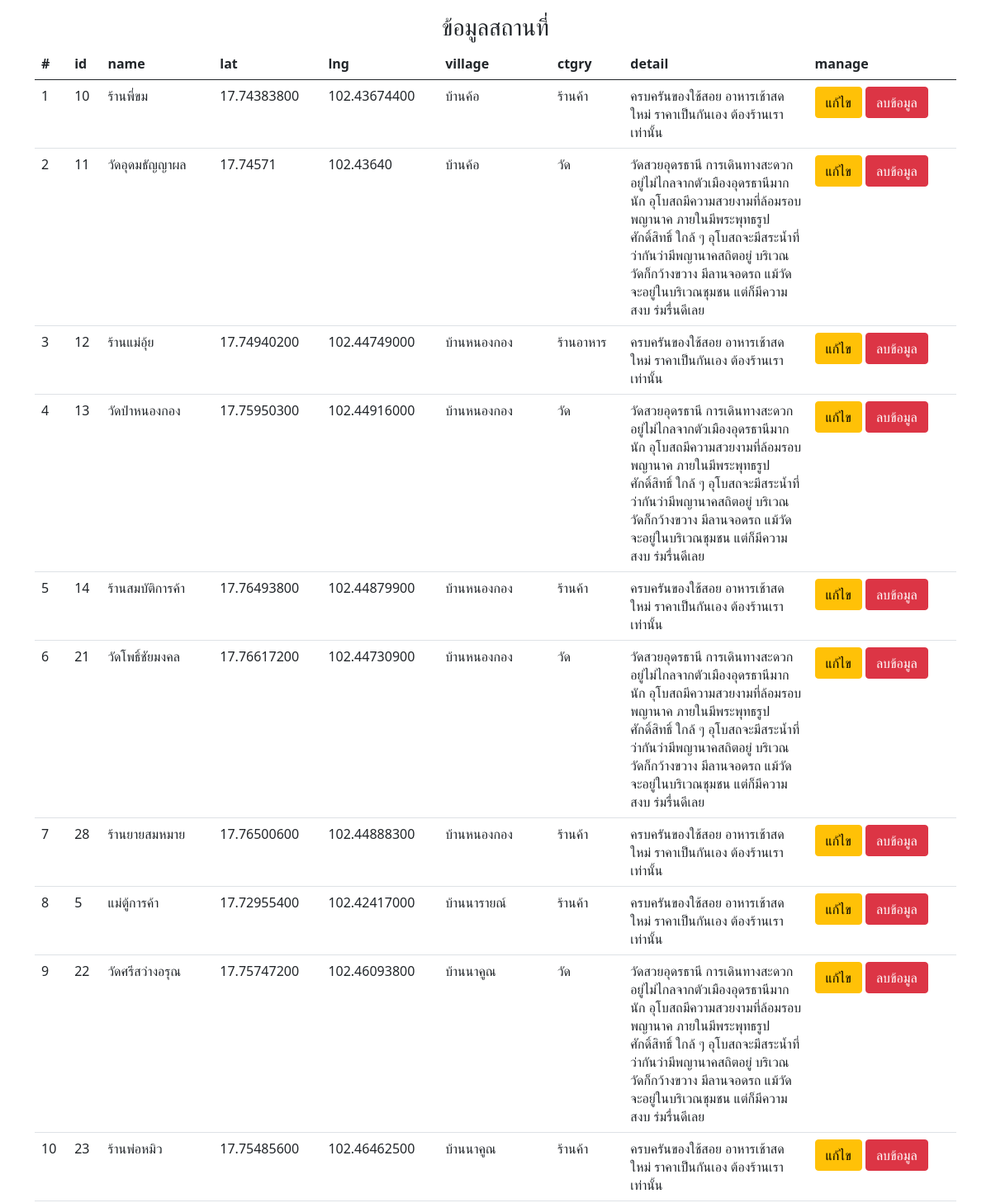
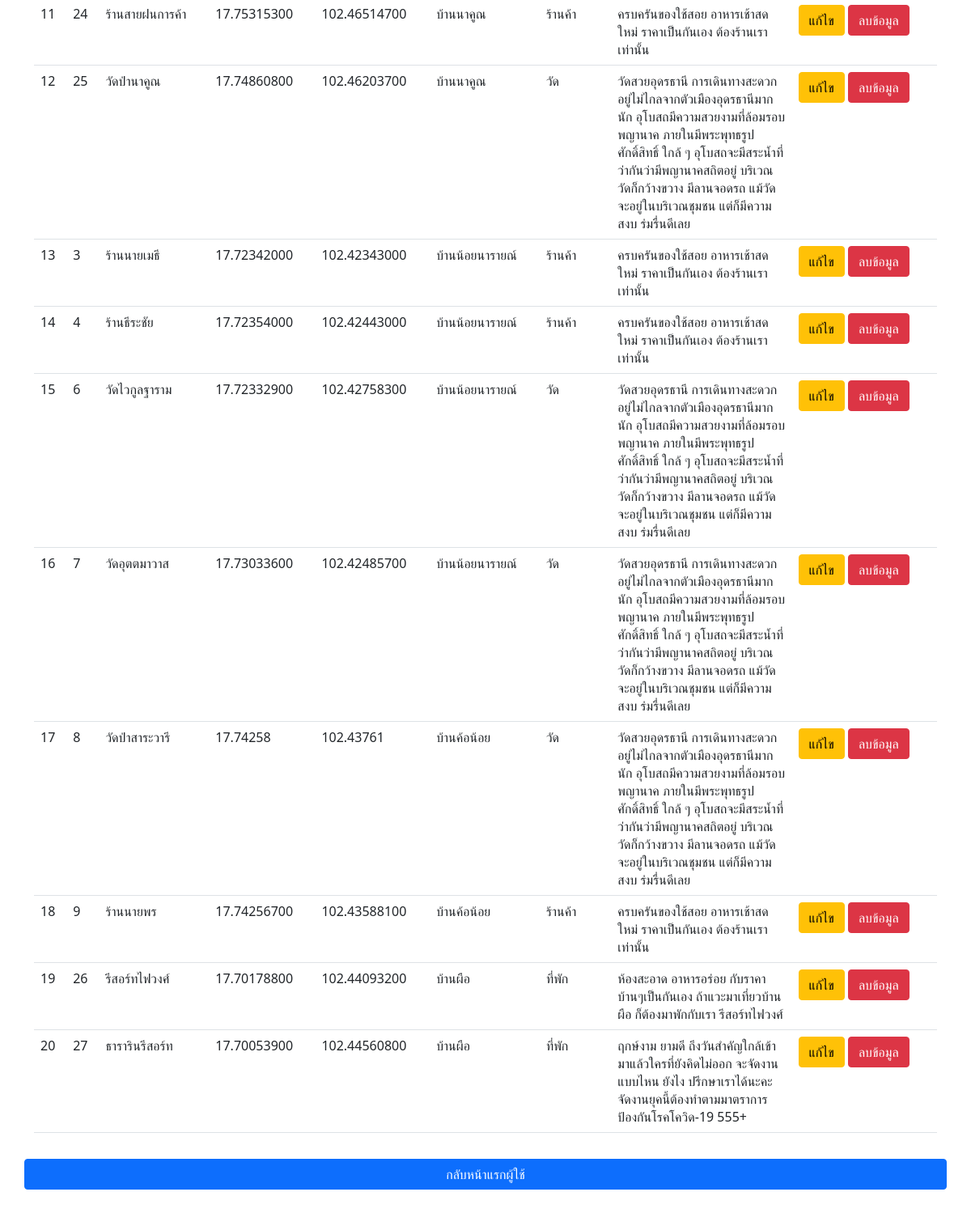
/project_webPro/admin/show/shw_place.php, run on the app's committed database (2 pictures, top to bottom).
### tables this page shows
CREATE TABLE `place` (
  `id` int(11) NOT NULL COMMENT 'รหัสสถานที่',
  `name` varchar(50) NOT NULL COMMENT 'ชื่อสถานที่',
  `lat` text NOT NULL COMMENT 'ละติจูด',
  `lng` text NOT NULL COMMENT 'ลองจิจูด',
  `id_vill` int(11) DEFAULT NULL COMMENT 'รหัสหมู่บ้าน',
  `id_ctgry` int(11) DEFAULT NULL COMMENT 'รหัสประเภท',
  `detail` text NOT NULL COMMENT 'รายละเอียดสถานที่'
);

CREATE TABLE `village` (
  `id` int(11) NOT NULL COMMENT 'รหัสหมู่บ้าน',
  `name` varchar(50) NOT NULL COMMENT 'ชื่อหมู่บ้าน',
  `id_dis` int(11) DEFAULT NULL COMMENT 'รหัสตำบล'
);

CREATE TABLE `categories` (
  `id` int(11) NOT NULL COMMENT 'รหัสประเภทสถานที่',
  `name` varchar(50) NOT NULL COMMENT 'ชื่อประเภทสถานที่'
);

### project_webPro/admin/show/shw_place.php (the view, shortened to what this page needs)
<?php
require("../../connectdb.php");
$sql = "SELECT p.id as 'id', p.name as 'name', lat, lng, v.name as 'village', c.name as 'ctgry', detail FROM `place` as p INNER JOIN village as v ON p.id_vill = v.id INNER JOIN categories as c ON p.id_ctgry = c.id;";
$result = mysqli_query($conn, $sql);
$i = 0;
?>
<html lang="en">
<head>
    <link href="https://cdn.jsdelivr.net/npm/bootstrap@5.0.2/dist/css/bootstrap.min.css" rel="stylesheet">
</head>
<body>
    <div class="container my-3 text-center">
        <h3>ข้อมูลสถานที่</h3>
        <table class="table table-hover">
            <thead>
                <tr>
                    <th scope="col">#</th>
                    <th scope="col">id</th>
                    <th scope="col">name</th>
                    <th scope="col">lat</th>
                    <th scope="col">lng</th>
                    <th scope="col">village</th>
                    <th scope="col">ctgry</th>
                    <th scope="col" style="width: 20%;">detail</th>
                    <th scope="col">manage</th>
                </tr>
            </thead>
            <tbody>
                <?php while ($row = mysqli_fetch_array($result)) { ?>
                    <tr>
                        <td><?php echo $i + 1; ?></td>
                        <td><?php echo $row['id']; ?></td>
                        <td><?php echo $row['name']; ?></td>
                        <td><?php echo $row['lat']; ?></td>
                        <td><?php echo $row['lng']; ?></td>
                        <td><?php echo $row['village']; ?></td>
                        <td><?php echo $row['ctgry']; ?></td>
                        <td><?php echo $row['detail']; ?></td>
                        <td>
                            <a href="../form/updatefrm_place.php?id=<?php echo $row['id']; ?>" class="btn btn-warning">แก้ไข</a>
                            <a href="../manage/deleteData_place.php?id=<?php echo $row['id']; ?>" class="btn btn-danger" onclick="return confirm('คุณต้องการลบข้อมูลหรือไม่')">ลบข้อมูล</a>
                        </td>
                    </tr>
                <?php
                    $i++;
                }
                ?>
            </tbody>
        </table>
        <div class="row mt-4">
            <a href="../index.php" class="btn btn-primary my-2">กลับหน้าแรกผู้ใช้</a>
        </div>
    </div>
</body>
</html>

### data on the page
place: id "10", name "ร้านพี่ขม", lat "17.74383800", lng "102.43674400", id_vill.name "บ้านค้อ", id_ctgry.name "ร้านค้า", detail "ครบครันของใช้สอย อาหารเช้าสดใหม่ ราคาเป็นกันเอง ต้องร้านเราเท่านั้น"
place: id "11", name "วัดอุดมธัญญาผล", lat "17.74571", lng "102.43640", id_vill.name "บ้านค้อ", id_ctgry.name "วัด", detail "วัดสวยอุดรธานี การเดินทางสะดวก อยู่ไม่ไกลจากตัวเมืองอุดรธานีมากนัก อุโบสถมีความสวยงามที่ล้อมรอบพญานาค ภายในมีพระพุทธรูปศักดิ์สิทธิ์ ใกล้ ๆ อุโบสถจะมีสระน้ำที่ว่ากันว่ามีพญานาคสถิตอยู่ บริเวณวัดก็กว้างขวาง มีลานจอดรถ แม้วัดจะอยู่ในบริเวณชุมชน แต่ก็มีความสงบ ร่มรื่นดีเลย"
place: id "12", name "ร้านแม่อุ้ย", lat "17.74940200", lng "102.44749000", id_vill.name "บ้านหนองกอง", id_ctgry.name "ร้านอาหาร", detail "ครบครันของใช้สอย อาหารเช้าสดใหม่ ราคาเป็นกันเอง ต้องร้านเราเท่านั้น"
place: id "13", name "วัดป่าหนองกอง", lat "17.75950300", lng "102.44916000", id_vill.name "บ้านหนองกอง", id_ctgry.name "วัด", detail "วัดสวยอุดรธานี การเดินทางสะดวก อยู่ไม่ไกลจากตัวเมืองอุดรธานีมากนัก อุโบสถมีความสวยงามที่ล้อมรอบพญานาค ภายในมีพระพุทธรูปศักดิ์สิทธิ์ ใกล้ ๆ อุโบสถจะมีสระน้ำที่ว่ากันว่ามีพญานาคสถิตอยู่ บริเวณวัดก็กว้างขวาง มีลานจอดรถ แม้วัดจะอยู่ในบริเวณชุมชน แต่ก็มีความสงบ ร่มรื่นดีเลย"
place: id "14", name "ร้านสมบัติการค้า", lat "17.76493800", lng "102.44879900", id_vill.name "บ้านหนองกอง", id_ctgry.name "ร้านค้า", detail "ครบครันของใช้สอย อาหารเช้าสดใหม่ ราคาเป็นกันเอง ต้องร้านเราเท่านั้น"
place: id "21", name "วัดโพธิ์ชัยมงคล", lat "17.76617200", lng "102.44730900", id_vill.name "บ้านหนองกอง", id_ctgry.name "วัด", detail "วัดสวยอุดรธานี การเดินทางสะดวก อยู่ไม่ไกลจากตัวเมืองอุดรธานีมากนัก อุโบสถมีความสวยงามที่ล้อมรอบพญานาค ภายในมีพระพุทธรูปศักดิ์สิทธิ์ ใกล้ ๆ อุโบสถจะมีสระน้ำที่ว่ากันว่ามีพญานาคสถิตอยู่ บริเวณวัดก็กว้างขวาง มีลานจอดรถ แม้วัดจะอยู่ในบริเวณชุมชน แต่ก็มีความสงบ ร่มรื่นดีเลย"
place: id "28", name "ร้านยายสมหมาย", lat "17.76500600", lng "102.44888300", id_vill.name "บ้านหนองกอง", id_ctgry.name "ร้านค้า", detail "ครบครันของใช้สอย อาหารเช้าสดใหม่ ราคาเป็นกันเอง ต้องร้านเราเท่านั้น"
place: id "5", name "แม่ตู้การค้า", lat "17.72955400", lng "102.42417000", id_vill.name "บ้านนารายณ์", id_ctgry.name "ร้านค้า", detail "ครบครันของใช้สอย อาหารเช้าสดใหม่ ราคาเป็นกันเอง ต้องร้านเราเท่านั้น"
place: id "22", name "วัดศรีสว่างอรุณ", lat "17.75747200", lng "102.46093800", id_vill.name "บ้านนาคูณ", id_ctgry.name "วัด", detail "วัดสวยอุดรธานี การเดินทางสะดวก อยู่ไม่ไกลจากตัวเมืองอุดรธานีมากนัก อุโบสถมีความสวยงามที่ล้อมรอบพญานาค ภายในมีพระพุทธรูปศักดิ์สิทธิ์ ใกล้ ๆ อุโบสถจะมีสระน้ำที่ว่ากันว่ามีพญานาคสถิตอยู่ บริเวณวัดก็กว้างขวาง มีลานจอดรถ แม้วัดจะอยู่ในบริเวณชุมชน แต่ก็มีความสงบ ร่มรื่นดีเลย"
place: id "23", name "ร้านพ่อหมิว", lat "17.75485600", lng "102.46462500", id_vill.name "บ้านนาคูณ", id_ctgry.name "ร้านค้า", detail "ครบครันของใช้สอย อาหารเช้าสดใหม่ ราคาเป็นกันเอง ต้องร้านเราเท่านั้น"
place: id "24", name "ร้านสายฝนการค้า", lat "17.75315300", lng "102.46514700", id_vill.name "บ้านนาคูณ", id_ctgry.name "ร้านค้า", detail "ครบครันของใช้สอย อาหารเช้าสดใหม่ ราคาเป็นกันเอง ต้องร้านเราเท่านั้น"
place: id "25", name "วัดป่านาคูณ", lat "17.74860800", lng "102.46203700", id_vill.name "บ้านนาคูณ", id_ctgry.name "วัด", detail "วัดสวยอุดรธานี การเดินทางสะดวก อยู่ไม่ไกลจากตัวเมืองอุดรธานีมากนัก อุโบสถมีความสวยงามที่ล้อมรอบพญานาค ภายในมีพระพุทธรูปศักดิ์สิทธิ์ ใกล้ ๆ อุโบสถจะมีสระน้ำที่ว่ากันว่ามีพญานาคสถิตอยู่ บริเวณวัดก็กว้างขวาง มีลานจอดรถ แม้วัดจะอยู่ในบริเวณชุมชน แต่ก็มีความสงบ ร่มรื่นดีเลย"
place: id "3", name "ร้านนายเมธี", lat "17.72342000", lng "102.42343000", id_vill.name "บ้านน้อยนารายณ์", id_ctgry.name "ร้านค้า", detail "ครบครันของใช้สอย อาหารเช้าสดใหม่ ราคาเป็นกันเอง ต้องร้านเราเท่านั้น"
place: id "4", name "ร้านธีระชัย", lat "17.72354000", lng "102.42443000", id_vill.name "บ้านน้อยนารายณ์", id_ctgry.name "ร้านค้า", detail "ครบครันของใช้สอย อาหารเช้าสดใหม่ ราคาเป็นกันเอง ต้องร้านเราเท่านั้น"
place: id "6", name "วัดไวกูลฐาราม", lat "17.72332900", lng "102.42758300", id_vill.name "บ้านน้อยนารายณ์", id_ctgry.name "วัด", detail "วัดสวยอุดรธานี การเดินทางสะดวก อยู่ไม่ไกลจากตัวเมืองอุดรธานีมากนัก อุโบสถมีความสวยงามที่ล้อมรอบพญานาค ภายในมีพระพุทธรูปศักดิ์สิทธิ์ ใกล้ ๆ อุโบสถจะมีสระน้ำที่ว่ากันว่ามีพญานาคสถิตอยู่ บริเวณวัดก็กว้างขวาง มีลานจอดรถ แม้วัดจะอยู่ในบริเวณชุมชน แต่ก็มีความสงบ ร่มรื่นดีเลย"
place: id "7", name "วัดอุตตมาวาส", lat "17.73033600", lng "102.42485700", id_vill.name "บ้านน้อยนารายณ์", id_ctgry.name "วัด", detail "วัดสวยอุดรธานี การเดินทางสะดวก อยู่ไม่ไกลจากตัวเมืองอุดรธานีมากนัก อุโบสถมีความสวยงามที่ล้อมรอบพญานาค ภายในมีพระพุทธรูปศักดิ์สิทธิ์ ใกล้ ๆ อุโบสถจะมีสระน้ำที่ว่ากันว่ามีพญานาคสถิตอยู่ บริเวณวัดก็กว้างขวาง มีลานจอดรถ แม้วัดจะอยู่ในบริเวณชุมชน แต่ก็มีความสงบ ร่มรื่นดีเลย"
place: id "8", name "วัดป่าสาระวารี", lat "17.74258", lng "102.43761", id_vill.name "บ้านค้อน้อย", id_ctgry.name "วัด", detail "วัดสวยอุดรธานี การเดินทางสะดวก อยู่ไม่ไกลจากตัวเมืองอุดรธานีมากนัก อุโบสถมีความสวยงามที่ล้อมรอบพญานาค ภายในมีพระพุทธรูปศักดิ์สิทธิ์ ใกล้ ๆ อุโบสถจะมีสระน้ำที่ว่ากันว่ามีพญานาคสถิตอยู่ บริเวณวัดก็กว้างขวาง มีลานจอดรถ แม้วัดจะอยู่ในบริเวณชุมชน แต่ก็มีความสงบ ร่มรื่นดีเลย"
place: id "9", name "ร้านนายพร", lat "17.74256700", lng "102.43588100", id_vill.name "บ้านค้อน้อย", id_ctgry.name "ร้านค้า", detail "ครบครันของใช้สอย อาหารเช้าสดใหม่ ราคาเป็นกันเอง ต้องร้านเราเท่านั้น"
place: id "26", name "รีสอร์ทไฟวงศ์", lat "17.70178800", lng "102.44093200", id_vill.name "บ้านผือ", id_ctgry.name "ที่พัก", detail "ห้องสะอาด อาหารอร่อย กับราคาบ้านๆเป็นกันเอง ถ้าแวะมาเที่ยวบ้านผือ ก็ต้องมาพักกับเรา รีสอร์ทไฟวงศ์"
place: id "27", name "ธารารินรีสอร์ท", lat "17.70053900", lng "102.44560800", id_vill.name "บ้านผือ", id_ctgry.name "ที่พัก", detail "ฤกษ์งาม ยามดี ถึงวันสำคัญใกล้เข้ามาแล้วใครที่ยังคิดไม่ออก จะจัดงานแบบไหน ยังไง ปรึกษาเราได้นะคะ จัดงานยุคนี้ต้องทำตามมาตราการป้องกันโรคโควิด-19 555+"
